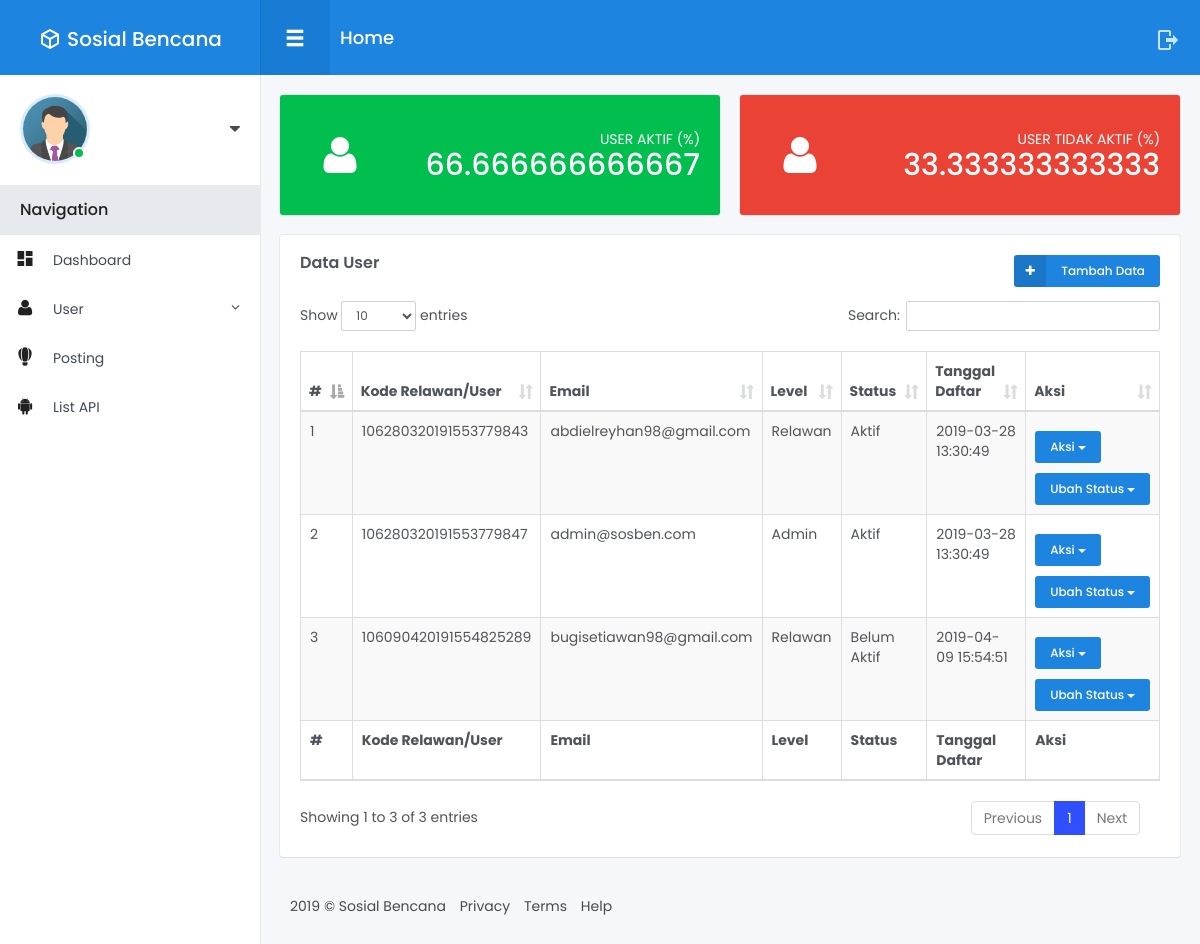
The page /index.php/user on the database as committed earlier.
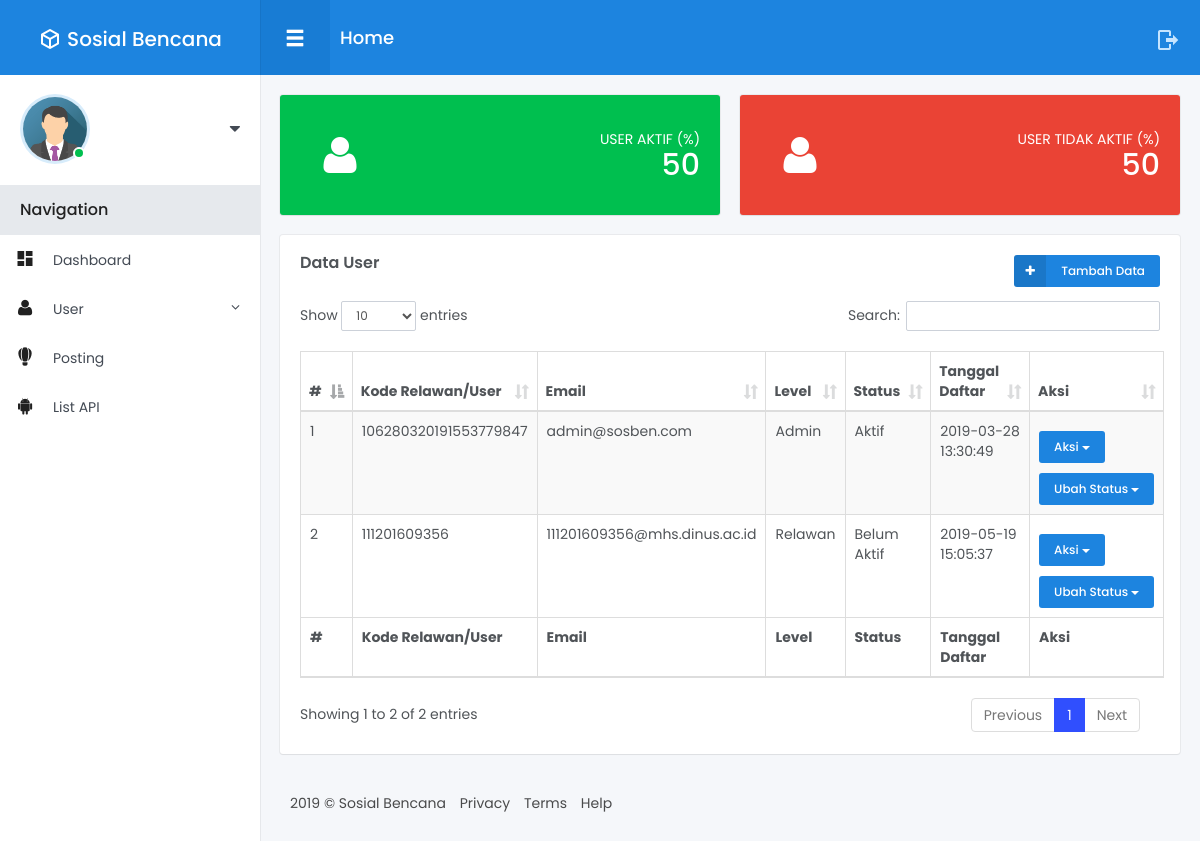
The same page on the database as committed later.
### tables this page shows
CREATE TABLE `user` (
  `id_user` int(11) NOT NULL,
  `user_kode` varchar(100) NOT NULL,
  `id_level` int(11) NOT NULL,
  `id_status` int(11) DEFAULT NULL,
  `nama` varchar(255) DEFAULT NULL,
  `email` varchar(255) NOT NULL,
  `password` varchar(100) DEFAULT NULL,
  `tgl_lahir` date DEFAULT NULL,
  `j_kel` enum('Laki Laki','Perempuan','','') DEFAULT NULL,
  `phone` varchar(13) DEFAULT NULL,
  `avatar` varchar(255) DEFAULT NULL,
  `token` varchar(256) NOT NULL,
  `verifikasi` timestamp NULL DEFAULT NULL,
  `tanggal` timestamp NULL DEFAULT NULL
);

CREATE TABLE `level` (
  `id_level` int(11) NOT NULL,
  `kode_level` varchar(10) NOT NULL,
  `level` varchar(50) NOT NULL,
  `tanggal` timestamp NOT NULL DEFAULT CURRENT_TIMESTAMP ON UPDATE CURRENT_TIMESTAMP
);

CREATE TABLE `status` (
  `id_status` int(11) NOT NULL,
  `kode_status` int(11) NOT NULL,
  `nama_status` varchar(50) NOT NULL,
  `tanggal` timestamp NOT NULL DEFAULT CURRENT_TIMESTAMP ON UPDATE CURRENT_TIMESTAMP
);

### application/controllers/User.php (called while the page is built, shortened)
<?php
class User extends CI_Controller {
	public function __construct()
	{
        $this->load->model('User_model');
        $this->load->model('Level_model');
        $this->load->model('Status_model');
    }
    public function index()
    {
        $user           = $this->User_model->getUser()->result_array();
        $level          = $this->Level_model->getLevel()->result_array();
        $status         = $this->Status_model->getStatus()->result_array();
        $jumlahuser     = $this->User_model->getUser()->num_rows();
        $useraktif      = $this->User_model->userAktif()->num_rows();
        $usertidakaktif = $this->User_model->userTidakAktif()->num_rows();
        $data = array(
            'user'              => $user,
            'level'             => $level,
            'status'            => $status,
            'jumlahuser'        => $jumlahuser,
            'useraktif'         => $useraktif,
            'usertidakaktif'    => $usertidakaktif,
        );
        $this->load->view('Admin/User/index', $data);
    }
}

### index.php (called while the page is built, shortened)
<?php
require_once BASEPATH.'core/CodeIgniter.php';

### application/models/User_model.php (called while the page is built, shortened)
<?php
class User_model extends CI_Model {
    public function getUser()
    {
        return $this->db->get('user');
    }
    public function userAktif()
    {
        $this->db->where('id_status', 1);
        return $this->db->get('user');
    }
    public function userTidakAktif()
    {
        $this->db->where('id_status', 2);
        return $this->db->get('user');
    }
}

### application/models/Level_model.php (called while the page is built, shortened)
<?php
class Level_model extends CI_Model {
    public function getLevel()
    {
        return $this->db->get('level');
    }
}

### application/models/Status_model.php (called while the page is built, shortened)
<?php
class Status_model extends CI_Model {
    public function getStatus()
    {
        return $this->db->get('status');
    }
}

### application/views/Admin/User/index.php (the view, shortened to what this page needs)
<!DOCTYPE html>
<html lang="en">
<head>
</head>
<body>
<div class="main-menu">
	<header class="header">
	</header>
	<div class="content">
	</div>
</div>
<div class="fixed-navbar">
</div>
<div id="wrapper">
	<div class="main-content">
		<div class="row small-spacing">
			<div class="col-lg-6 col-md-6 col-sm-12">
				<div class="box-content bg-success text-white">
					<div class="statistics-box with-icon">
						<i class="ico small fa fa-user"></i>
						<p class="text text-white">USER AKTIF (%)</p>
						<h2 class="counter"><?php echo $useraktif/$jumlahuser*100; ?></h2>
					</div>
				</div>
			</div>
			<div class="col-lg-6 col-md-6 col-sm-12">
				<div class="box-content bg-danger text-white">
					<div class="statistics-box with-icon">
						<i class="ico small fa fa-user"></i>
						<p class="text text-white">USER TIDAK AKTIF (%)</p>
						<h2 class="counter"><?php echo $usertidakaktif/$jumlahuser*100; ?></h2>
					</div>
				</div>
			</div>
            <div class="col-lg-12">
				<div class="box-content">
					<h4 class="box-title">Data User</h4>
					<div class="dropdown js__drop_down">
                        <a href="<?php echo base_url('user/tambah'); ?>" class="btn btn-xs btn-primary btn-icon btn-icon-left waves-effect waves-light"><i class="ico fa fa-plus"></i> Tambah Data</a>
					</div>
					<table id="example" class="table table-striped table-bordered display" style="width:100%">
						<thead>
							<tr>
								<th>#</th>
								<th>Kode Relawan/User</th>
								<th>Email</th>
								<th>Level</th>
								<th>Status</th>
								<th>Tanggal Daftar</th>
								<th>Aksi</th>
							</tr>
						</thead>
						<tfoot>
							<tr>
								<th>#</th>
								<th>Kode Relawan/User</th>
								<th>Email</th>
								<th>Level</th>
								<th>Status</th>
								<th>Tanggal Daftar</th>
								<th>Aksi</th>
							</tr>
						</tfoot>
						<tbody>
							<?php
							$no = 1;
							foreach($user as $user) {
							?>
							<tr>
								<td><?php echo $no++; ?></td>
								<td><?php echo $user['user_kode']; ?></td>
								<td><?php echo $user['email']; ?></td>
								<td>
									<?php
									foreach($level as $lev)
									{
										echo $lev['kode_level'] == $user['id_level'] ? $lev['level'] : '';
									}
									?>
								</td>
								<td>
									<?php
									foreach($status as $s)
									{
										echo $s['kode_status'] == $user['id_status'] ? $s['nama_status'] : '';
									}
									?>
								</td>
								<td><?php echo $user['tanggal']; ?></td>
								<td>
									<div class="btn-group margin-top-10">
										<button type="button" class="btn btn-xs btn-block btn-primary dropdown-toggle" data-toggle="dropdown" aria-haspopup="true" aria-expanded="false">Aksi <span class="caret"></span></button>
									</div>
									<div class="btn-group margin-top-10">
										<button type="button" class="btn btn-xs btn-block btn-primary dropdown-toggle" data-toggle="dropdown" aria-haspopup="true" aria-expanded="false">Ubah Status <span class="caret"></span></button>
									</div>
                                </td>
                            </tr>
							<?php } ?>
                        </tbody>
					</table>
				</div>
			</div>
		</div>
		<footer class="footer">
		</footer>
	</div>
</div>
</body>
</html>

Rows that differ between the two databases and show on the page:
removed user: user_kode "106280320191553779843", email "abdielreyhan98@gmail.com", tanggal "2019-03-28 13:30:49", level (level "Relawan"), status (nama_status "Aktif")
removed user: user_kode "106090420191554825289", email "bugisetiawan98@gmail.com", tanggal "2019-04-09 15:54:51", level (level "Relawan"), status (nama_status "Belum Aktif")
added user: user_kode "111201609356", email "111201609356@mhs.dinus.ac.id", tanggal "2019-05-19 15:05:37", level (level "Relawan"), status (nama_status "Belum Aktif")
Other text that changed with them:
$useraktif/$jumlahuser*100: "66.666666666667" → "50"
$usertidakaktif/$jumlahuser*100: "33.333333333333" → "50"
text written by a page script: "Show entries Search: Showing 1 to 3 of 3 entries Previous 1 Next" → "Show entries Search: Showing 1 to 2 of 2 entries Previous 1 Next"
